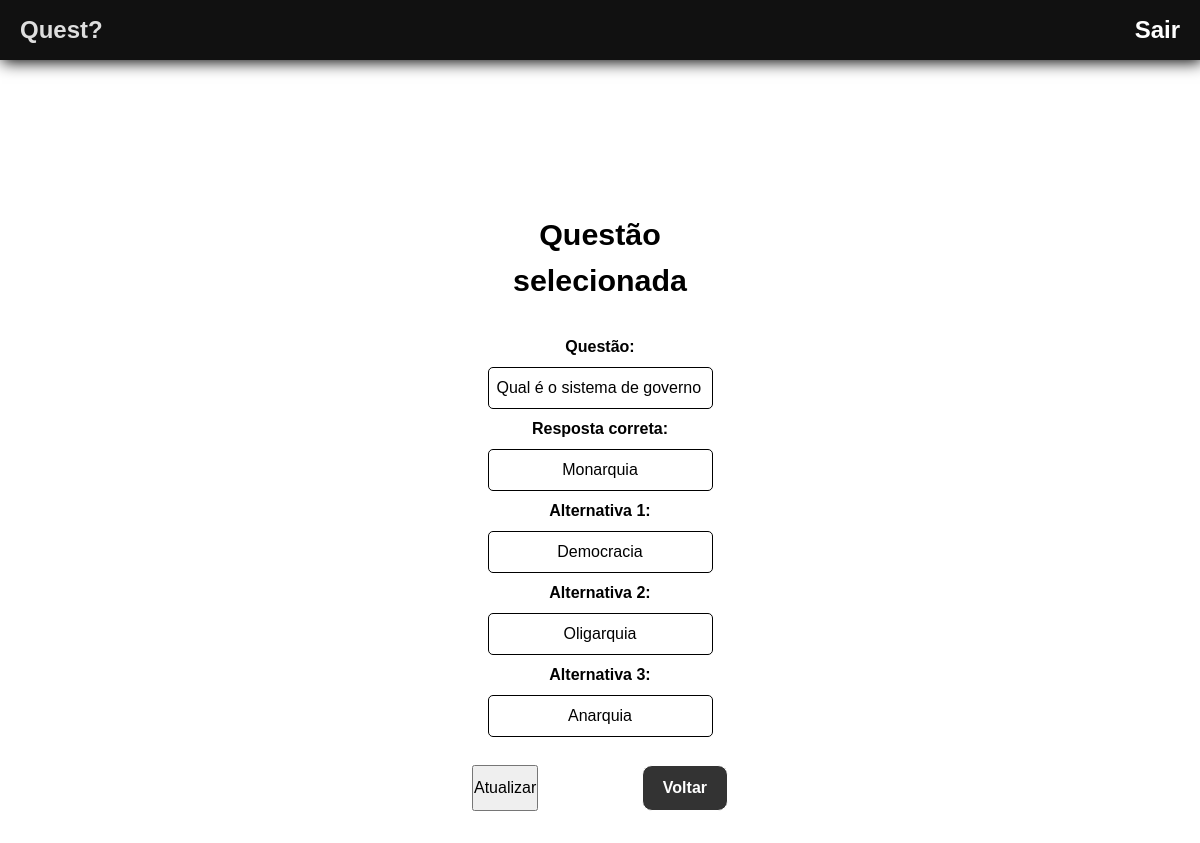
/sistema/perguntaSelecionada.php?pergunta=2, run on an earlier commit of the app's database.
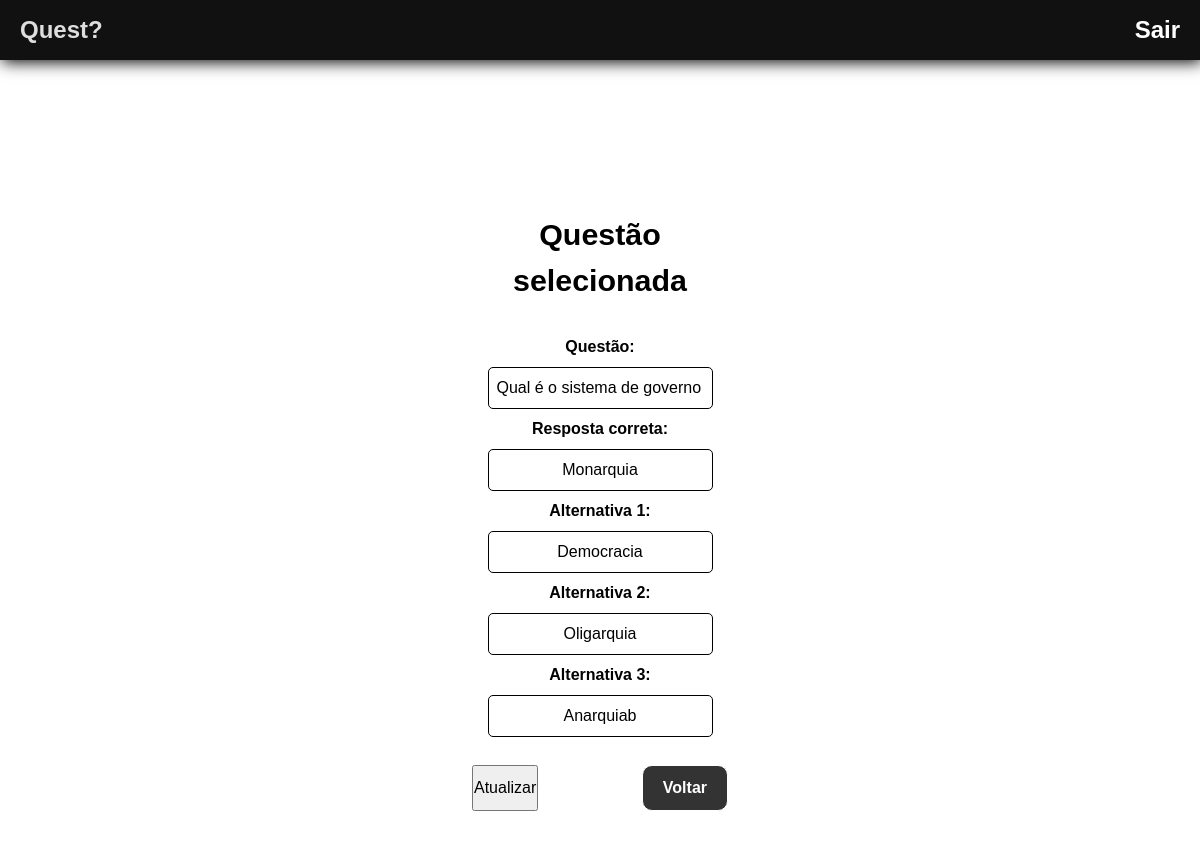
And on a later commit of the database.
### tables this page shows
CREATE TABLE alternativa (
    id_alternativa INTEGER PRIMARY KEY AUTOINCREMENT,
    correta_alternativa VARCHAR(100),
    errada_alternativa1 VARCHAR(100),
    errada_alternativa2 VARCHAR(100),
    errada_alternativa3 VARCHAR(100)
);

### sistema/perguntaSelecionada.php (the view, shortened to what this page needs)
<?php
    include_once("templates/header.php");
?>
    <?php
        include "connection.php";
        $id_pergunta = 0;
        if(isset($_GET['pergunta'])){
            $id_pergunta = $_GET['pergunta'];
        }
        $sqlPergunta = "SELECT desc_pergunta, id_alternativa_pergunta FROM pergunta WHERE id_pergunta = $id_pergunta";
        $resSqlPergunta= $db->query($sqlPergunta);
        $dadosPergunta = $resSqlPergunta->fetchArray();
        $sqlAlternativa = "SELECT correta_alternativa, errada_alternativa1,errada_alternativa2,errada_alternativa3 FROM alternativa WHERE id_alternativa = $dadosPergunta[1]";
        $resSqlAlternativa= $db->query($sqlAlternativa);
        $dadosAlternativa = $resSqlAlternativa->fetchArray();
    ?>
    <main class="main">
        <section class="selected-question">
            <div class="container">
                <form class="formSelected" action="operacoesBD.php" method="GET">
                    <legend>Questão selecionada</legend>
                    <label class="fa__labels" for="question">Questão:</label>
                    <input id="question" class="input__QuestaoSelecionada" name="question" type="text" value="<?= $dadosPergunta[0] ?>" placeholder="Digite a nova questão:" required>
                    <label class="fa__labels" for="correct-answer">Resposta correta:</label>
                    <input id="correct-answer" class="input__QuestaoSelecionada" name="correct-answer" type="text" value="<?= $dadosAlternativa[0] ?>" required>
                    <label class="fa__labels" for="alt1">Alternativa 1:</label>
                    <input id="alt1" class="input__QuestaoSelecionada" name="alt1" type="text" value="<?= $dadosAlternativa[1] ?>" required>
                    <label class="fa__labels" for="alt2">Alternativa 2:</label>
                    <input id="alt2" class="input__QuestaoSelecionada" name="alt2" type="text" value="<?= $dadosAlternativa[2] ?>" required>
                    <label class="fa__labels" for="alt3">Alternativa 3:</label>
                    <input id="alt3" class="input__QuestaoSelecionada" name="alt3" type="text" value="<?= $dadosAlternativa[3] ?>" required>
                    <div class="fa__container">
                        <button type="submit" name="atualizar_pergunta">Atualizar</button>
                        <a href="index.php" class="back-button">Voltar</a>
                    </div>
                </form>
            </div>
        </section>
    </main>
<?php
    include_once("templates/footer.php");
?>

What changed in the data, as far as the page shows it:
changed alternativa "Monarquia": alt3 "Anarquia" → "Anarquiab"
